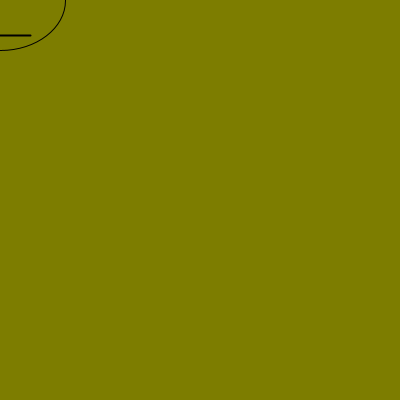
Frame 1 (no input)
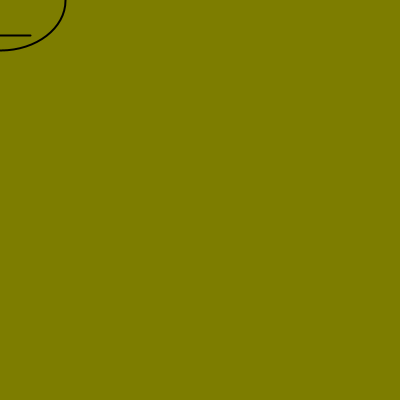
Frame 60 (the mouse pressed at the canvas centre just before this capture)
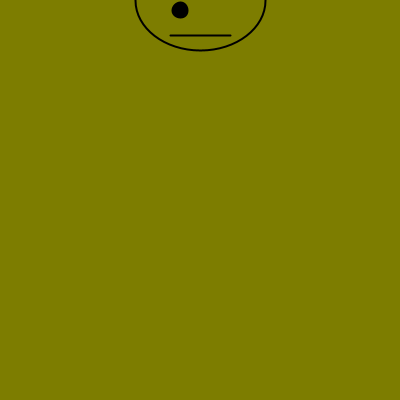
Frame 120 (the mouse held since frame 60 and released just before this capture)

The Processing sketch that drew these frames (run headless with seeded random() and noise(); from frame 60 on, the mouse is pressed at the canvas centre):

// Processing sketch: processing_186138
// ── processing_186138.pde

void setup(){
size(400,400);
background(140);
}
int p=0;
void draw(){
  basichead();
  mouth();
}
void mouseDragged(){
  p+=10;}
  
  void mouseReleased(){
  p=0;}
  
  void basichead(){
    background(125,125,p-150);
    fill(0);
    ellipse(mouseX-20,10+p,15,15);
    fill(0,255,55,p-70);
    ellipse(mouseX,0+p,130,100+p);
  }
  
  void mouth(){
    strokeWeight(2);
    fill(0);
  arc(mouseX, 35+p, 60, p, 0, PI);
  }
  
  void released(){}
